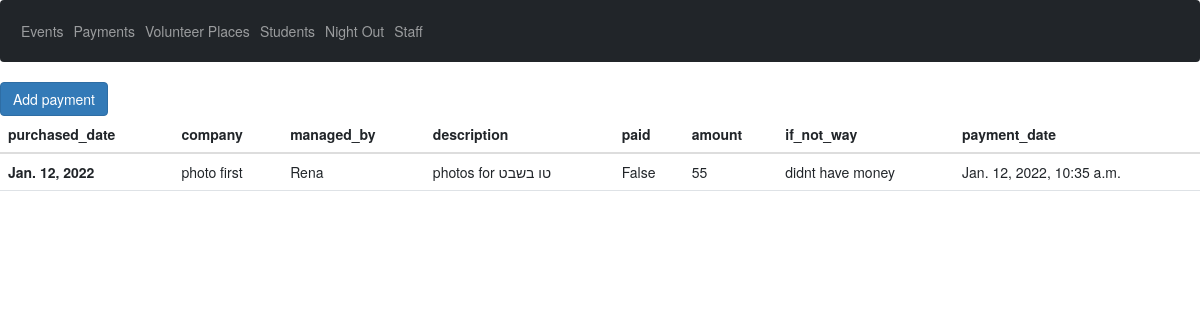
The page /payments on the database its author committed.
### myapp/models.py (models this page shows, shortened)
class Payment (models.Model):
    company=models.CharField(max_length=200)
    purchased_date=models.DateField(auto_now=True, blank=True)
    managed_by=models.CharField(max_length=50, null=True, blank=True)
    description=models.TextField(max_length=400, null=True, blank=True)
    amount=models.IntegerField( null=True, blank=True)
    paid= models.BooleanField(default=False)
    if_not_way=models.TextField(default='c',max_length=400, null=True, blank=True)
    payment_date=models.DateTimeField(auto_now=True, null=True, blank=True)

### website/views.py (the view)
# urls.py: path("payments", views.get_all_payments,name="payments"),
def  get_all_payments(request):
    if request.method == 'POST':
        form = PaymentsForm(request.POST)
        if form.is_valid():
            payment = form.save()
    all_payments = Payment.objects.all()
    return render (request,"website/payments/show_payments.html",{
        "payments":all_payments,
        "paymentsForm": PaymentsForm(),
})

### website/templates/website/payments/show_payments.html
{% extends "website/template.html" %}
{% block body %}
{% include "website/payments/add_payment.html" %}
<table class="table">
  <thead>
    <tr>
      <th scope="col">purchased_date</th>
      <th scope="col">company</th>
      <th scope="col">managed_by</th>
      <th scope="col">description</th>
      <th scope="col">paid</th>
      <th scope="col">amount</th>
      <th scope="col">if_not_way</th>
      <th scope="col">payment_date</th>
    </tr>
  </thead>
  <tbody>
    {% for payment in payments %}
  <tr>
    <th scope="row"> {{ payment.purchased_date }}</th>
    <td> {{ payment.company }}</td>
    <td> {{ payment.managed_by }}</td>
    <td> {{ payment.description }}</td>
    <td> {{ payment.paid }}</td>
    <td> {{ payment.amount }}</td>
    <td> {{ payment.if_not_way }}</td>
    <td> {{ payment.payment_date }}</td>
  </tr>
{% endfor %}
  </tbody>
</table>
{% endblock %}

### rows shown on the page
Payment: purchased_date "Jan. 12, 2022", company "photo first", managed_by "Rena", description "photos for טו בשבט", paid "False", amount "55", if_not_way "didnt have money", payment_date "Jan. 12, 2022, 10:35 a.m."
